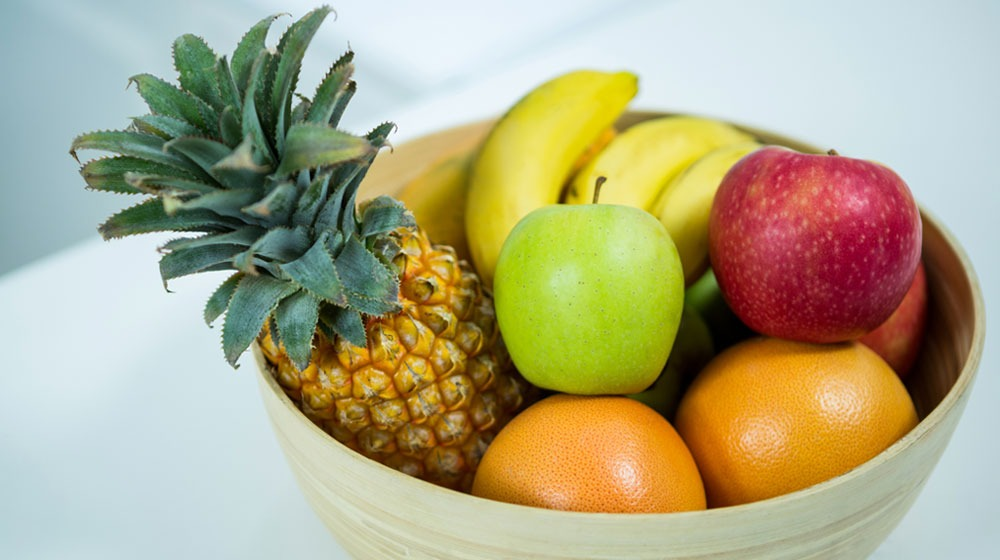
#> input picture Material/fruta.jpg, 1000 x 560 px, found by its file name
$ python img_rectangle.py
#> lines starting #> are read from the running program, lines starting #| are printed output that depends on the picture; after the words box and inside, x2 and y2 are one past the last pixel; in counts of white or black regions, pixels touching at a corner belong together
import numpy as np
import cv2 as cv

img = cv.imread('./Material/fruta.jpg')
#> img is the input picture: shape (560, 1000, 3); mean B, G, R 133.4, 168.5, 174
img = cv.rectangle(img, (480, 180), (690, 400), (0,225,0), 3)
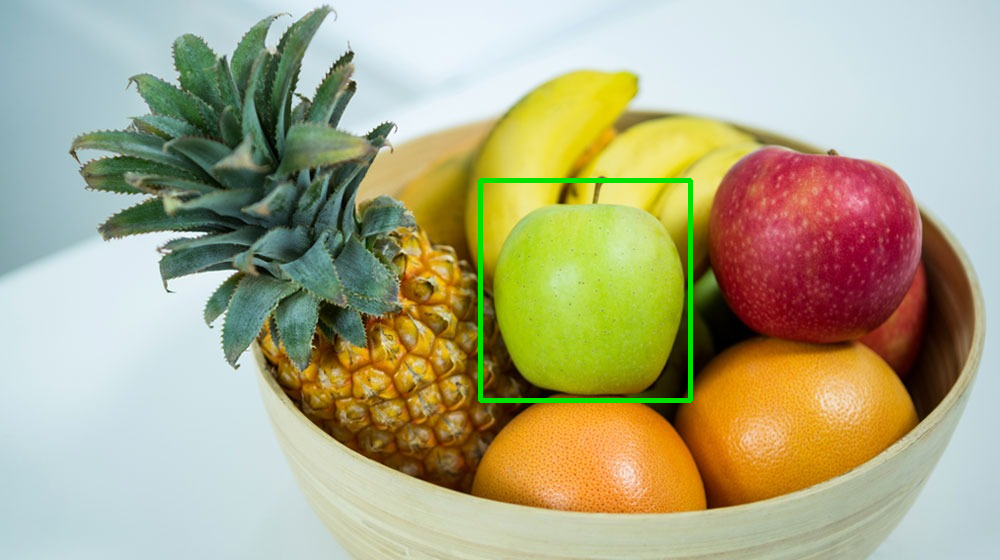
#> img: shape (560, 1000, 3); 0.77% of pixels changed, all inside (x1, y1, x2, y2) = (478, 178, 693, 403)
cv.imshow('Fruta', img)

cv.waitKey(0)
cv.destroyAllWindows()
